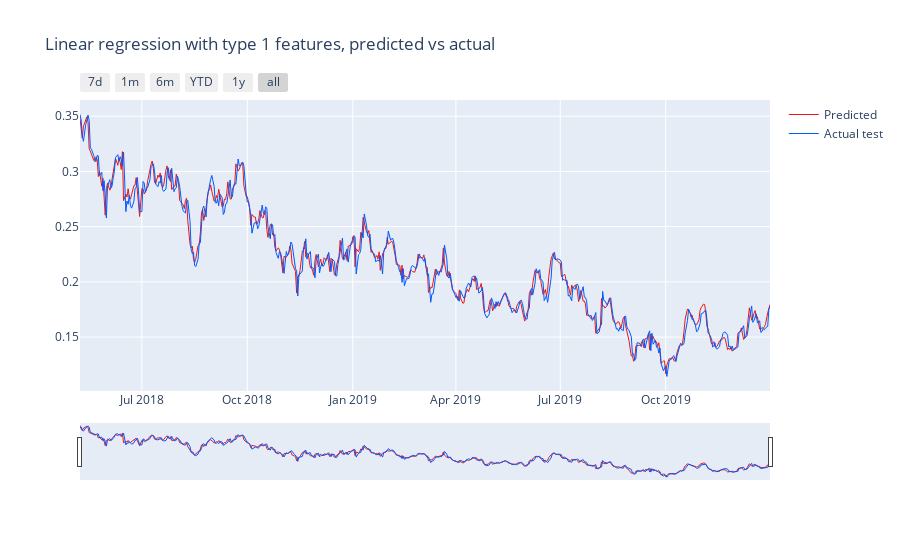

Notebook source saved alongside this figure:
### Markdown cell above
The linear regression model works pretty well. It is extremely light-weight and runs quickly which means results like this are surprisingly good.

The hit ratios are surprisingly good, however I'm sceptical that the type 1 model would perform as well on real data. 
It does surprise me a little that the combined features performs slightly worse than only the type 2 features.

Overall the R2 score of the prediction is reasonable for all the different features, and although I'm not showing it now the R2 scores for the test data were implying that there wasn't too much overfitting.

### Code cell
draw_graph(lr_df_t1, ["Predicted", "Actual test"], ["#eb1717","#0059ff"], "Linear regression with type 1 features, predicted vs actual")

### Figure 1 — Plotly figure (JSON) as saved in the notebook; plotly's stock layout.template omitted (floating-point values rounded to 4 significant figures; data arrays with more than 128 entries replaced by an {"elided": "..."} marker saying what was removed)
{"data": [{"line": {"width": 1}, "marker": {"color": "#eb1717"}, "mode": "lines", "name": "Predicted", "type": "scatter", "x": {"elided": "517 str values"}, "y": {"elided": "517 float values"}, "yaxis": "y"}, {"line": {"width": 1}, "marker": {"color": "#0059ff"}, "mode": "lines", "name": "Actual test", "type": "scatter", "x": {"elided": "517 str values"}, "y": {"elided": "517 float values"}, "yaxis": "y"}], "layout": {"title": {"text": "Linear regression with type 1 features, predicted vs actual"}, "xaxis": {"rangeselector": {"buttons": [{"count": 7, "label": "7d", "step": "day", "stepmode": "backward"}, {"count": 1, "label": "1m", "step": "month", "stepmode": "backward"}, {"count": 6, "label": "6m", "step": "month", "stepmode": "backward"}, {"count": 1, "label": "YTD", "step": "year", "stepmode": "todate"}, {"count": 1, "label": "1y", "step": "year", "stepmode": "backward"}, {"step": "all"}]}, "rangeslider": {"visible": true}, "type": "date"}, "yaxis2": {"side": "right", "tickmode": "auto", "title": {"text": "Normalized value"}}}}
